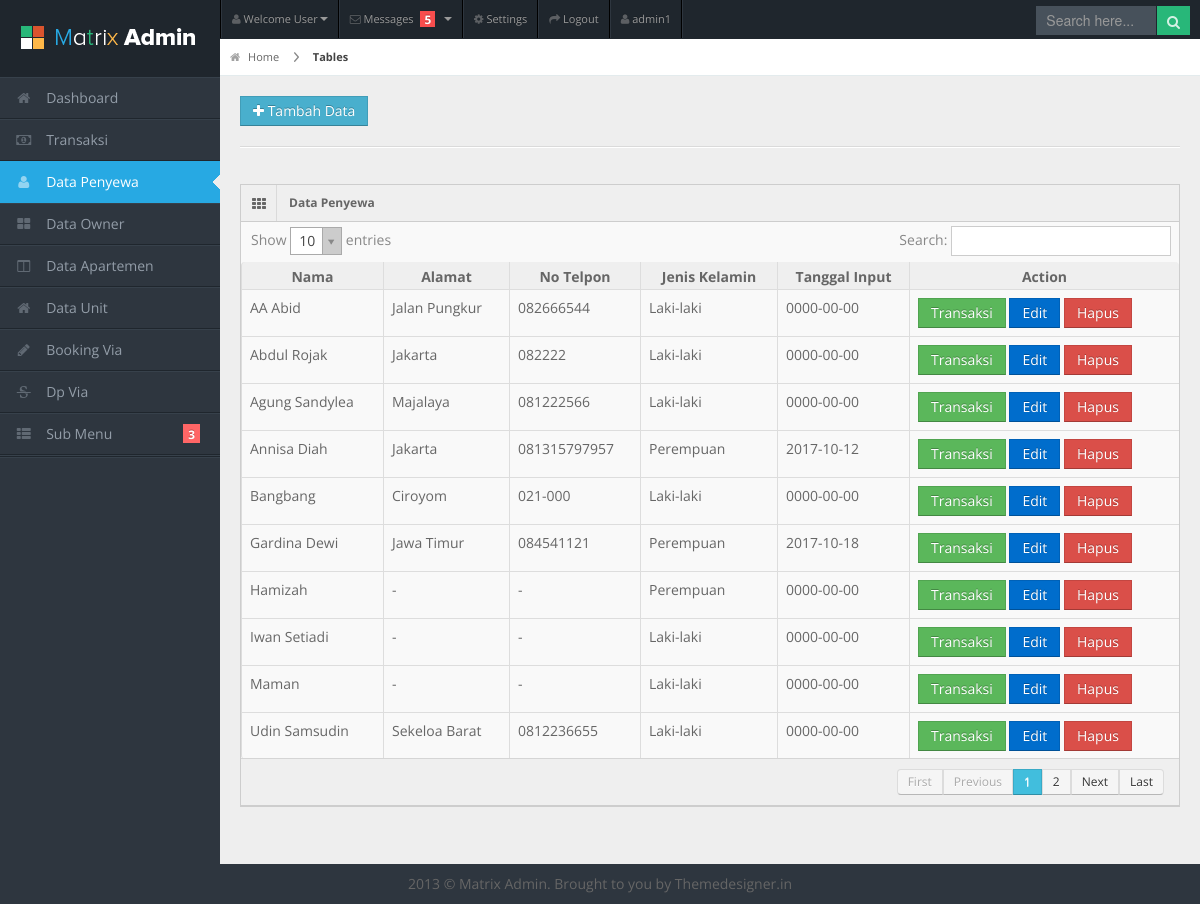
The page /penyewa.php (signed in) on the database its author committed.
### tables this page shows
CREATE TABLE `tb_penyewa` (
  `kd_penyewa` int(4) NOT NULL,
  `nama` varchar(30) NOT NULL,
  `alamat` varchar(50) NOT NULL,
  `no_tlp` varchar(15) NOT NULL,
  `jenis_kelamin` varchar(10) NOT NULL,
  `email` varchar(40) NOT NULL,
  `tgl_gabung` date NOT NULL
);

### proses/proses.php (called while the page is built, shortened)
<?php
class Proses{
  public function __construct(){
    $this->db = new PDO('mysql:host=localhost;dbname=db_keuangan_cozzal','root','');
  }
  public function showPenyewa(){
	$sql = "SELECT * FROM tb_penyewa";
	$query = $this->db->query($sql);
	return $query;
  }
}
?>

### penyewa.php (the view, shortened to what this page needs)
<?php
  include "template/head.php";
?>
<body>
<?php
  include "template/header.php";
  include "template/sidebar.php";
?>
<div id="content">
  <div id="content-header">
    <div id="breadcrumb"> <a href="#" title="Go to Home" class="tip-bottom"><i class="icon-home"></i> Home</a> <a href="#" class="current">Tables</a> </div>
    <a href="#popup-penyewa" data-toggle="modal" class="btn btn-info btn-add"><i class="icon-plus"></i> Tambah Data</a>
  </div>
  <div class="container-fluid">
    <hr>
    <div class="row-fluid">
      <div class="span12">
        <div class="widget-box">
          <div class="widget-title"> <span class="icon"><i class="icon-th"></i></span>
            <h5>Data Penyewa</h5>
          </div>
          <div class="widget-content nopadding">
            <table class="table table-bordered data-table">
              <thead>
                <tr>
                  <th>Nama</th>
                  <th>Alamat</th>
                  <th>No Telpon</th>
                  <th>Jenis Kelamin</th>
                  <th>Tanggal Input</th>
				  <th>Action</th>
                </tr>
              </thead>
              <tbody>
                <?php
				  require("proses/proses.php");
				  $Proses = new Proses();
				  $show = $Proses->showPenyewa();
				  while($data = $show->fetch(PDO::FETCH_OBJ)){
					echo "
					  <tr class=gradeC'>
					    <td>$data->nama</td>
					    <td>$data->alamat</td>
						<td>$data->no_tlp</td>
						<td>$data->jenis_kelamin</td>
						<td>$data->tgl_gabung</td>
						<td>
						  <a class='btn btn-success' href='transaksi.php?edit=$data->kd_penyewa'>Transaksi</a>
						  <a class='btn btn-primary' href='edit.php?edit=$data->kd_penyewa'>Edit</a>
						  <a class='btn btn-danger' href='proses/proses_delete.php?delete_penyewa=$data->kd_penyewa'>Hapus</a>
						</td>
					  </tr>";
				  }
				?>
              </tbody>
            </table>
          </div>
        </div>
      </div>
    </div>
  </div>
</div>
<div class="row-fluid">
  <div id="footer" class="span12"> 2013 &copy; Matrix Admin. Brought to you by <a href="http://themedesigner.in">Themedesigner.in</a> </div>
</div>
</body>
</html>

### css/theme.css (style rules this page uses)
.btn-add { margin-left: 20px; margin-top: 20px; }

### css/matrix-style.css (style rules this page uses)
* { outline:none !important; -moz-outline: none !important; }
html, body { height:100% }
body { overflow-x: hidden; margin-top: -10px; font-family: 'Open Sans', sans-serif; font-size:14px; color:#666; }
a { color:#666; }
select, textarea, input[type="text"], input[type="password"], input[type="datetime"], input[type="datetime-local"], input[type="date"], input[type="month"], input[type="time"], input[type="week"], input[type="number"], input[type="email"], input[type="url"], input[type="search"], input[type="tel"], input[type="color"], .uneditable-input, .label, .dropdown-menu, .btn, .well, .progress, .table-bordered, .btn-group > .btn:first-child, .btn-group > .btn:last-child, .btn-group > .btn:last-child, .btn-group > .dropdown-toggle, .alert { border-radius:0px; }
.btn, textarea, input[type="text"], input[type="password"], input[type="datetime"], input[type="datetime-local"], input[type="date"], input[type="month"], input[type="time"], input[type="week"], input[type="number"], input[type="email"], input[type="url"], input[type="search"], input[type="tel"], input[type="color"], .uneditable-input { box-shadow:none; }
.progress, .progress-success .bar, .progress .bar-success, .progress-warning .bar, .progress .bar-warning, .progress-danger .bar, .progress .bar-danger, .progress-info .bar, .progress .bar-info, .btn, .btn-primary { background-image:none; }
#footer { padding:10px; text-align:center; }
hr { border-top-color:#dadada; }
#content { background: none repeat scroll 0 0 #eeeeee; margin-left: 220px; margin-right: 0; padding-bottom: 25px; position: relative; min-height:100%; width: auto; }
#content-header { position: abslute; width: 100%; margin-top: -38px; z-index: 20; }
#breadcrumb { background-color: #fff; border-bottom: 1px solid #e3ebed; }
#breadcrumb a { padding: 8px 20px 8px 10px; display: inline-block; background-image: url('../img/breadcrumb.png'); background-position: center right; background-repeat: no-repeat; font-size: 11px; color: #666666; }
#breadcrumb a:last-child { background-image:none; }
#breadcrumb a.current { font-weight: bold; color: #444444; }
#breadcrumb a i { margin-right: 5px; opacity: .6; }
.stat-boxes .peity_bar_good, .stat-boxes .peity_line_good, { color: #459D1C; }
.widget-box { background: none repeat scroll 0 0 #F9F9F9; border-left: 1px solid #CDCDCD; border-top: 1px solid #CDCDCD; border-right: 1px solid #CDCDCD; clear: both; margin-top: 16px; margin-bottom: 16px; position: relative; }
.widget-title, .modal-header, .table th, div.dataTables_wrapper .ui-widget-header { background:#efefef; border-bottom: 1px solid #CDCDCD; height: 36px; }
.widget-title span.icon { padding: 9px 10px 7px 11px; float: left; border-right:1px solid #dadada; }
.widget-title h5 { color: #666; float: left; font-size: 12px; font-weight: bold; padding: 12px; line-height: 12px; margin: 0; }
.widget-content { padding:15px; border-bottom: 1px solid #cdcdcd; }
.table th { height: auto; font-size: 14px; padding: 5px 10px 2px; border-bottom: 0; text-align: center; color: #666666; }
.nopadding { padding: 0 !important; }
.nopadding .table { margin-bottom: 0; }
.nopadding .table-bordered { border: 0; }

### css/matrix-media.css (style rules this page uses)
body { background:#2E363F; }

### rows shown on the page
tb_penyewa: nama "Annisa Diah", alamat "Jakarta", no_tlp "081315797957", jenis_kelamin "Perempuan", tgl_gabung "2017-10-12"
tb_penyewa: nama "Gardina Dewi", alamat "Jawa Timur", no_tlp "084541121", jenis_kelamin "Perempuan", tgl_gabung "2017-10-18"
tb_penyewa: nama "Agung Sandylea", alamat "Majalaya", no_tlp "081222566", jenis_kelamin "Laki-laki", tgl_gabung "0000-00-00"
tb_penyewa: nama "Bangbang", alamat "Ciroyom", no_tlp "021-000", jenis_kelamin "Laki-laki", tgl_gabung "0000-00-00"
tb_penyewa: nama "Abdul Rojak", alamat "Jakarta", no_tlp "082222", jenis_kelamin "Laki-laki", tgl_gabung "0000-00-00"
tb_penyewa: nama "Udin Samsudin", alamat "Sekeloa Barat", no_tlp "0812236655", jenis_kelamin "Laki-laki", tgl_gabung "0000-00-00"
tb_penyewa: nama "AA Abid", alamat "Jalan Pungkur", no_tlp "082666544", jenis_kelamin "Laki-laki", tgl_gabung "0000-00-00"
tb_penyewa: nama "Maman", alamat "-", no_tlp "-", jenis_kelamin "Laki-laki", tgl_gabung "0000-00-00"
tb_penyewa: nama "Hamizah", alamat "-", no_tlp "-", jenis_kelamin "Perempuan", tgl_gabung "0000-00-00"
tb_penyewa: nama "Iwan Setiadi", alamat "-", no_tlp "-", jenis_kelamin "Laki-laki", tgl_gabung "0000-00-00"

### other values the page prints
$username "admin1"
